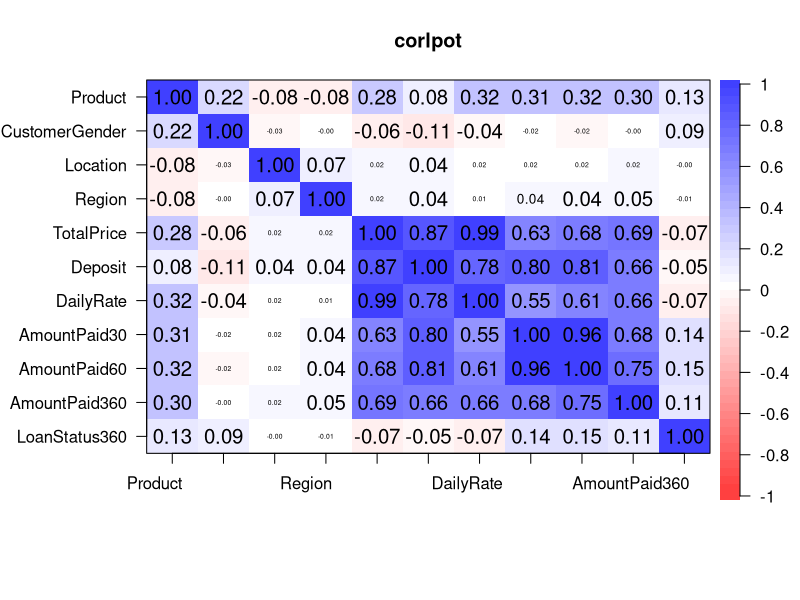
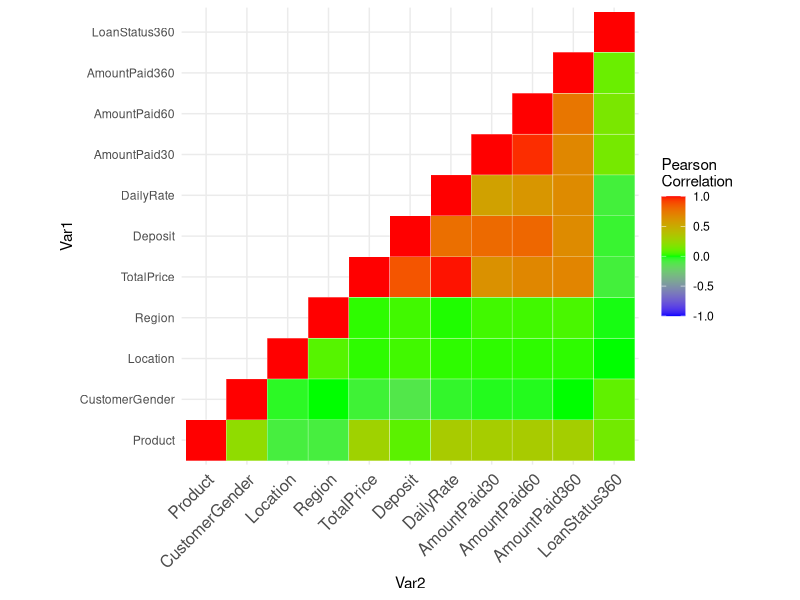
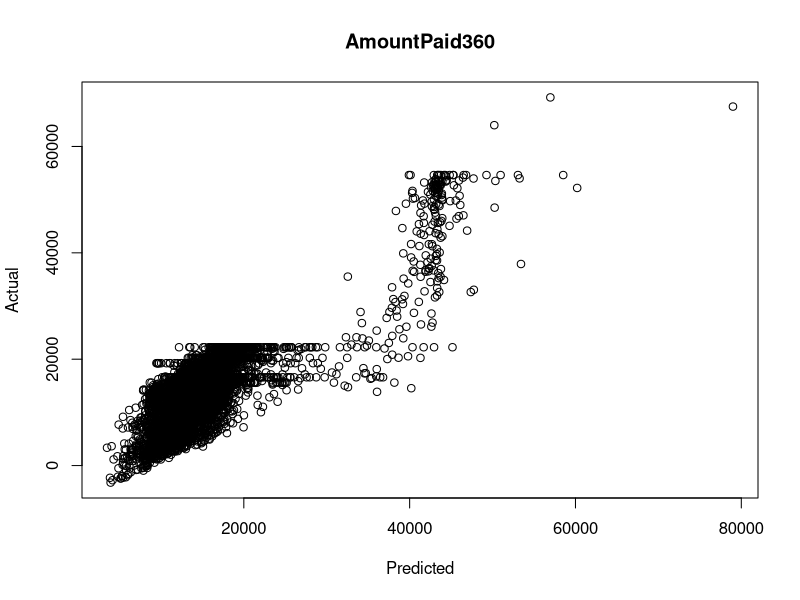
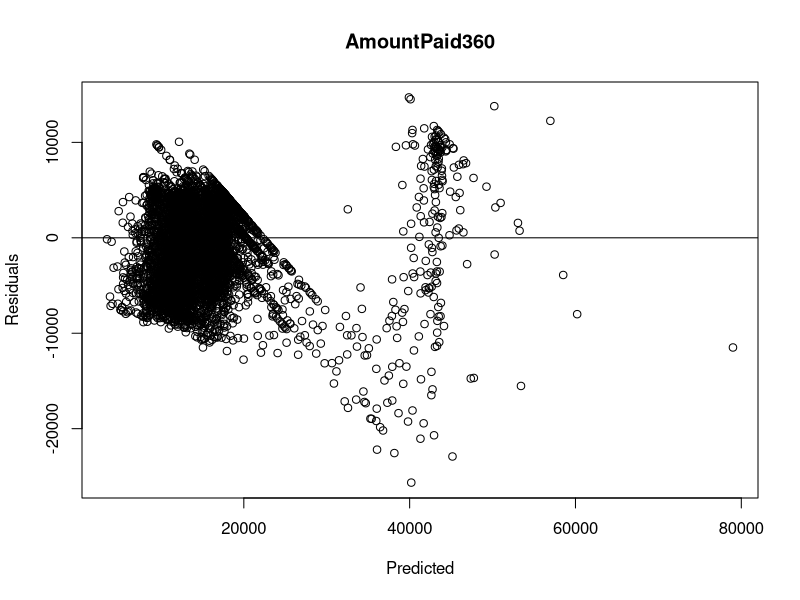
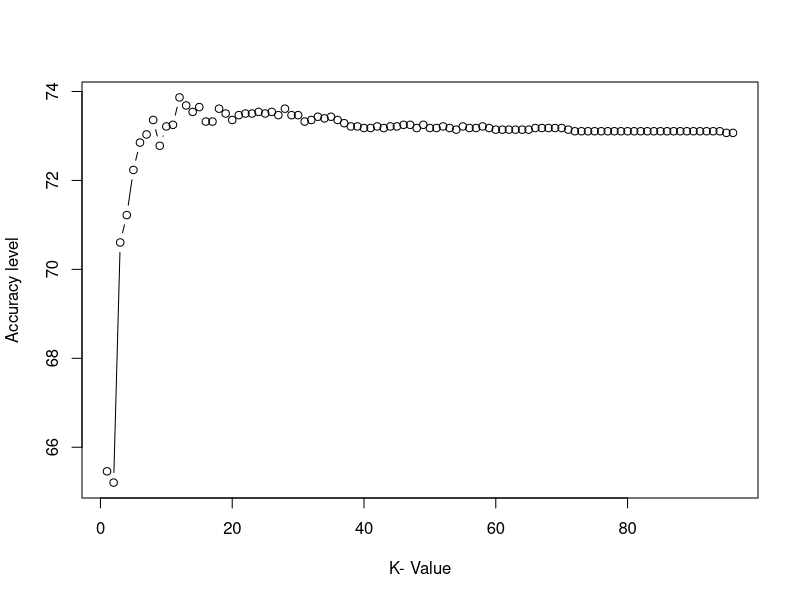

Generate these figures, in order, with R:
## ---- chunk 1
## Set Chunk requirements
knitr::opts_chunk$set(echo = TRUE, message = FALSE, warning = FALSE)
#echo=FALSE indicates that the code will not be shown in the final document 
#(though any results/output would still be displayed).
#include=FALSE to have the chunk evaluated, but neither the code nor its output displayed
# warning=FALSE and message=FALSE suppress any R warnings or messages from being included 
#in the final document
## ---- chunk 2
#Import relevant packages
library(stats)
library(psych) 
## ---- chunk 3
#loading dataset

library(tidyverse)
setwd('E:/Documents/Reinp/GitHub Respositories/Loan_Prediction-with-RStudio')
ds_asses<-read.csv('Data Science assessment.csv', header=TRUE,sep=",")
#ds_asses[,-14]  #Reads only the required columns in csv
View(ds_asses)
attach(ds_asses)
## ---- chunk 4
#summary statistics
names(ds_asses) #display variable names
summary(ds_asses) #summarizes the dataset
describe(ds_asses) 
## ---- chunk 5
#learn more about the dataset
help(ds_asses)
??ds_asses
str(ds_asses)
class(ds_asses)
typeof(ds_asses) 
length(ds_asses) 
#attributes(ds_asses) #columnnames(ds_asses), class(ds_asses), row.names(ds_asses)
## ---- chunk 6
#distribution of input variables
table(ds_asses$LoanStatus360)
table(ds_asses$CustomerGender)
table(ds_asses$Product)
table(ds_asses$Region)
table(ds_asses$DailyRate)
table(ds_asses$TotalPrice)
table(ds_asses$Deposit)
## ---- chunk 7
#unique values per column
unique(ds_asses$ DailyRate)
unique(ds_asses$ TotalPrice)
unique(ds_asses$ Deposit)
unique(ds_asses$ TotalDays)
## ---- chunk 8
# Distribution of LoanStatus360 accross input variables 
tabLoanStatus360gender <- xtabs(~LoanStatus360+CustomerGender,data= ds_asses)
tabLoanStatus360gender
tabLoanStatus360product <- xtabs(~LoanStatus360+Product,data= ds_asses)
tabLoanStatus360product
tabLoanStatus360region <- xtabs(~LoanStatus360+Region,data= ds_asses)
tabLoanStatus360region
tabLoanStatus360deposit <- xtabs(~LoanStatus360+Deposit,data= ds_asses)
tabLoanStatus360deposit
tabLoanStatus360dailyrate <- xtabs(~LoanStatus360+DailyRate,data= ds_asses)
tabLoanStatus360dailyrate
tabLoanStatus360totalprice <- xtabs(~LoanStatus360+TotalPrice,data= ds_asses)
tabLoanStatus360totalprice
## ---- chunk 9
#convert categorical variables to integer data types for regression purpose
ds_asses$Product=as.factor(ds_asses$Product)
is.factor(ds_asses$Product)
ds_asses$Product=as.numeric(ds_asses$Product)
is.integer(ds_asses$Product)
is.numeric(ds_asses$Product)
is.character(ds_asses$Product)


ds_asses$CustomerGender=as.factor(ds_asses$CustomerGender)
is.factor(ds_asses$CustomerGender)
ds_asses$CustomerGender=as.numeric(ds_asses$CustomerGender)
is.integer(ds_asses$CustomerGender)
is.numeric(ds_asses$CustomerGender)
is.character(ds_asses$CustomerGender)


ds_asses$Location=as.factor(ds_asses$Location)
is.factor(ds_asses$Location)
ds_asses$Location=as.numeric(ds_asses$Location)
is.integer(ds_asses$Location)
is.numeric(ds_asses$Location)
is.character(ds_asses$Location)


ds_asses$Region=as.factor(ds_asses$Region)
is.factor(ds_asses$Region)
ds_asses$Region=as.numeric(ds_asses$Region)
is.integer(ds_asses$Region)
is.numeric(ds_asses$Region)
is.character(ds_asses$Region)


ds_asses$LoanStatus360=as.factor(ds_asses$LoanStatus360)
is.factor(ds_asses$LoanStatus360)
ds_asses$LoanStatus360=as.numeric(ds_asses$LoanStatus360)
is.integer(ds_asses$LoanStatus360)
is.numeric(ds_asses$LoanStatus360)
is.character(ds_asses$LoanStatus360)

## ---- chunk 10
cor_ds_asses1 <- cor(ds_asses [, c("Product", "CustomerGender", "Location", 
"Region" ,"TotalPrice", "Deposit", "DailyRate", "TotalDays", "AmountPaid30", 
"AmountPaid60", "AmountPaid360", "LoanStatus360")])
cor_ds_asses1

#Drop TotalDays column as it is not correlated with the rest of the columns
cor_ds_asses <- round(cor(ds_asses [, c("Product", "CustomerGender", "Location", 
"Region" ,"TotalPrice", "Deposit", "DailyRate", "AmountPaid30", "AmountPaid60", 
"AmountPaid360", "LoanStatus360")]),2)
cor_ds_asses
## ---- chunk 11
# we create a heatmap to visualize correlations

cor.plot((ds_asses [, c("Product", "CustomerGender", "Location", "Region" ,
"TotalPrice", "Deposit", "DailyRate", "AmountPaid30", "AmountPaid60",
"AmountPaid360", "LoanStatus360")]),numbers=TRUE,main="corlpot")

#or

# Get lower triangle of the correlation matrix
  get_lower_tri <- function(cor_ds_asses){
    cor_ds_asses[upper.tri(cor_ds_asses)]<- NA
    return(cor_ds_asses)
  }
lower_tri <- get_lower_tri(cor_ds_asses)
lower_tri

# Get upper triangle of the correlation matrix
  get_upper_tri <- function(cor_ds_asses){
    cor_ds_asses[lower.tri(cor_ds_asses)]<- NA
    return(cor_ds_asses)
  }
upper_tri <- get_upper_tri(cor_ds_asses)
upper_tri

# Reorder the correlation matrix
reorder_cor_ds_asses <- function(cor_ds_asses){
# Use correlation between variables as distance
dd <- as.dist((1-cor_ds_asses)/2)
hc <- hclust(dd)
cor_ds_asses <-cor_ds_asses[hc$order, hc$order]
}
cor_ds_asses2 <- reorder_cor_ds_asses(cor_ds_asses)

# Melt the correlation matrix
library(reshape2)

melted_cor_ds_asses <- melt(upper_tri, na.rm = TRUE)

library(ggplot2)
ggplot(data = melted_cor_ds_asses, aes(Var2, Var1, fill = value))+
 geom_tile(color = "white")+ 
 scale_fill_gradient2(low = "blue", high = "red", mid = "green", 
   midpoint = 0, limit = c(-1,1), space = "Lab", 
   name="Pearson\nCorrelation") +
  theme_minimal()+ 
 theme(axis.text.x = element_text(angle = 45, vjust = 1, 
    size = 12, hjust = 1))+
 coord_fixed()
## ---- chunk 12
#additive model investigates only the main effects of predictors. 
#It assumes that the relationship between a given predictor variable 
#and the outcome is independent of the other predictor variables

#From the correlation table, we see that the AmountPaid360 is most 
#strongly correlated with AmountPaid60. But in addition, we also see that 
#TotalPrice and Deposit are positively correlated. 

#We want to compute the association of the outcome variable AmountPaid360 
#with each predictor while adjusting for the effect of the remaining predictors. 

#Both the multivariate regression and the correlation measure how strongly 
#the features are associated with the outcome (AmountPaid360). When comparing 
#the regression coefficients with the correlation coefficients, we will see 
#that they are slightly different.Ccorrelation computes bivariate relationship 
#between the outcome variable and a single predictor (ignoring all other 
#predictors) while a multiple regression asks if that predictor is related 
#to the outcome after controlling for all the other predictors in the model.

mlm1a <- lm(AmountPaid360 ~ Product + CustomerGender + Location + Region 
+ TotalPrice + Deposit + DailyRate + AmountPaid30 + AmountPaid60, 
data=ds_asses) #multivariate regression
summary(mlm1a)
## ---- chunk 13
#DropDailyRate
mlm2a <- lm(AmountPaid360 ~ Product + CustomerGender + Location + 
Region + TotalPrice + Deposit + AmountPaid30 + AmountPaid60, 
data=ds_asses) #multivariate regression
summary(mlm2a)

#Observed value in data is 13621
newdata <- data.frame(Product =2,  CustomerGender=1, Location=109, 
Region=11, TotalPrice=16600, Deposit=2000, AmountPaid30=3121, 
AmountPaid60=4241)
p <- predict(mlm2a, newdata, interval="confidence")
p

## ---- chunk 14
#Drop Location does not contribute to the model
mlm3a <- lm(AmountPaid360 ~ Product + CustomerGender + Region + 
TotalPrice + Deposit + AmountPaid30 + AmountPaid60, data=ds_asses) 
#multivariate regression
summary(mlm3a)

#Observed value in data is 13621
newdata1 <- data.frame(Product=2, CustomerGender=1, Region=11, 
TotalPrice=16600, Deposit=2000, AmountPaid30=3121, AmountPaid60=4241)
p1 <- predict(mlm3a, newdata1, interval="confidence")
p1
## ---- chunk 15
#Drop Product does not contribute to the model
#Final Model
mlm4a <- lm(AmountPaid360 ~ CustomerGender + Region + TotalPrice + 
Deposit + AmountPaid30 + AmountPaid60, data=ds_asses) 
#multivariate regression
summary(mlm4a)

#Observed value in data is 13621
newdata2 <- data.frame(CustomerGender=1, Region=11, TotalPrice=16600, 
Deposit=2000, AmountPaid30=3121, AmountPaid60=4241)
p2 <- predict(mlm4a, newdata2, interval="confidence")
p2

sigma(mlm4a) # Residual Standard Error (RSE). The lower the RSE, the more 
#accurate the model (on the data in hand).
sigma(mlm4a)/mean(ds_asses$AmountPaid360) #The error rate
coefficients(mlm4a) # model coefficients
confint(mlm4a, level=0.95) # CIs for model parameters
anova(mlm4a) # anova table
vcov(mlm4a) # covariance matrix for model parameters
## ---- chunk 16
#fitted(mlm4a) # predicted values
## ---- chunk 17
#residuals(mlm4a) # residuals
## ---- chunk 18
#influence(mlm4a) # regression diagnostics $hat $coefficients $sigma 
#$wt. residuals
## ---- chunk 19
#Understanding Accuracy of the final model with Actual vs Predicted
plot(fitted(mlm4a), ds_asses$AmountPaid360, 
     ylab="Actual", xlab="Predicted", 
     main="AmountPaid360")

#Accuracy of the final model with Residual vs Predicted
#positive values for the residual (on the y-axis) mean the prediction 
#was too low, and negative values mean the prediction was too high; 
#0 means the guess was exactly correct.
plot(fitted(mlm4a), residuals(mlm4a), 
     ylab="Residuals", xlab="Predicted", 
     main="AmountPaid360")
abline(0,0)
## ---- chunk 20

#The final multiple regression model equation can be written as AmountPaid360 =
#-643.7088144 + 150.3377772*CustomerGender + 29.2051094*Region + 
#0.4946036*TotalPrice - 1.0720393*Deposit - 1.1353656*AmountPaid30 + 
#2.5102698*AmountPaid60.


#The overall quality of the model can be assessed by examining the R-squared (R2) 
#and Residual Standard Error (RSE).

#R2 represents the correlation coefficient between the observed values of the 
#outcome variable (y) and the predicted values of y. For this reason, the value of 
#R will always be positive and will range from zero to one. R2 represents the 
#proportion of variance, in the outcome variable y, that may be predicted by 
#knowing the value of the x variables. An R2 value close to 1 indicates that the 
#model explains a large portion of the variance in the outcome variable. Problem 
#with the R2, is that, it will always increase when more variables are added to 
#the model, even if those variables are only weakly associated with the response. A 
#solution is to adjust the R2 by taking into account the number of predictor variables.

#The adjusted R2 = 0.6527, meaning that “65.27% of the variance in the measure of 
#AmountPaid360 can be predicted by CustomerGender, Region, TotalPrice, Deposit,  
#AmountPaid30 and AmountPaid60.
#In our multiple regression model, the RSE is 3934.305 corresponding to 26.8% error rate.
## ---- chunk 21
#Classification model to predict LoanStatus360
ds_asses1 <- ds_asses [, c("Product", "CustomerGender", "Location", "Region" ,
"TotalPrice", "Deposit", "DailyRate", "AmountPaid30", "AmountPaid60", 
"LoanStatus360")]

# see the stucture
head(ds_asses1)
tail(ds_asses1)

#1.Shuffle your data
#From the head and tail output, you can see if the data is shuffled or not. 
#If not shuffled it will be a big issue! When you will split your data between 
#a train set and test set, you will select only loanstatus 0 and 1 (No 2 are in 
#the top 80 percent of the observations), which means the algorithm will never see 
#the features of 2. This mistake will lead to poor prediction.


shuffle_index <- sample(1:nrow(ds_asses1)) #Generate a random list of index from 
#1 to 9195
head(shuffle_index)
tail(shuffle_index)
ds_asses2 <- ds_asses1[shuffle_index, ]
head(ds_asses2)
tail(ds_asses2)

#2.Create a train and test set: You train the model on the train set and test the 
#prediction on the test set (i.e. unseen data)

#Split the data 80/20, 80 percent of the data serves to train the model, and 20 
#percent to make predictions

#Function to create two separate data frames. You don't want to touch the test set 
#until you finish building your model
set.seed(1729)
create_train_test <- function(data, size = 0.8, train = TRUE) #Add the arguments in 
  #the function
  {
    n_row = nrow(data) #Count number of rows in the dataset
    total_row = size * n_row #Return the nth row to construct the train set
    train_sample <- 1: total_row #Select the first row to the nth rows
    if (train == TRUE) {
        return (data[train_sample, ]) #If condition sets to true, return the 
      #train set, else the test set
    } else {
        return (data[-train_sample, ])
    }
}

data_train <- create_train_test(ds_asses2, 0.8, train = TRUE)
data_test <- create_train_test(ds_asses2, 0.8, train = FALSE)
dim(data_train)
dim(data_test)

#Verify Randomization Process
prop.table(table(data_train$CustomerGender))
prop.table(table(data_test$CustomerGender))

#3.Buildthemodel

library(rpart)
fit <- rpart(LoanStatus360~., data = data_train, method = 'class')
fit


#4.Make a Prediction

predict_unseen <-predict(fit, data_test, type = 'class')
table_mat <- table(data_test$LoanStatus360, predict_unseen)
table_mat

library(gmodels)
#understand the relationship of the classes of your test data related to your model 
CrossTable(x = data_test$LoanStatus360, y = predict_unseen, prop.chisq=FALSE)

#5.MeasurePerfomance
#compute an accuracy measure for classification task with the confusion matrix. The
#general idea is to count the number of times True instances are classified as False.

accuracy_Test <- sum(diag(table_mat)) / sum(table_mat)
print(paste('Accuracy for test', accuracy_Test))

## ---- chunk 22
#Knn Classification model to predict LoanStatus360

# see the stucture
head(ds_asses1)
tail(ds_asses1)

# Division of `LoanStatus360`
table(ds_asses1$LoanStatus360) 

# Percentual division of `LoanStatus360`
round(prop.table(table(ds_asses1$LoanStatus360)) * 100, digits = 2)

##Generate a random number that is 70% of the total number of rows in dataset.
 ran <- sample(1:nrow(ds_asses1), 0.7 * nrow(ds_asses1))

##the normalization function is created
 nor <-function(x) { (x -min(x))/(max(x)-min(x))   }
 
 ##Run nomalization on predictor coulumns of dataset
 ds_asses1_norm <- as.data.frame(lapply(ds_asses[,c("Product", "CustomerGender",
 "Location", "Region" ,"TotalPrice", "Deposit", "DailyRate", "AmountPaid30", 
 "AmountPaid60")], nor))
 summary(ds_asses1_norm)
 
 ##extract training set
ds_asses1_train <- ds_asses1_norm[ran,]
##extract testing set
ds_asses1_test <- ds_asses1_norm[-ran,]

dim(ds_asses1_train)
dim(ds_asses1_test)


#Verify Randomization Process
prop.table(table(ds_asses1_train$Product))
prop.table(table(ds_asses1_test$Product))
prop.table(table(ds_asses1_train$CustomerGender))
prop.table(table(ds_asses1_test$CustomerGender))

##extract 10th column of train dataset because it will be used as 'cl' argument 
#in knn function.
ds_asses1_target_category <- ds_asses1[ran,10]

 ##extract 10th column if test dataset to measure the accuracy
 ds_asses1_test_category <- ds_asses1[-ran,10]
 
 ##load the package class
 library(class)
 
 #To choose the appropiate number of k, the most widely used method is to do the 
 #square root of the rows

sqrt(nrow(ds_asses1))

##run knn function
 prk <- knn(ds_asses1_train,ds_asses1_test,cl=ds_asses1_target_category,k=96,prob = TRUE)
 prk

 
#check the extent inside the knn model.

prk.prob <- attr(prk, "prob")
head(prk)
head(prk.prob)

#understand the relationship of the classes of your test data relate to your model 
CrossTable(x = ds_asses1_test_category, y = prk, prop.chisq=FALSE)

 ##create confusion matrix
 tabc <- table(prk,ds_asses1_test_category)
 tabc
 
library(caret)
 confusionMatrix(tabc)
 
 ##this function divides the correct predictions by total number of predictions 
 #that tell us how accurate the model is.
 
 accuracy <- function(x){sum(diag(x)/(sum(rowSums(x)))) * 100}
 accuracy(tabc)
 
 #check which ‘K’ value will result in the most accurate model

i=1
k.optm=1
for (i in 1:96){
knn.mod <- knn(train=ds_asses1_train, test=ds_asses1_test, cl=ds_asses1_target_category, k=i)
k.optm[i] <- 100 * sum(ds_asses1_test_category == knn.mod)/NROW(ds_asses1_test_category)
k=i  
    cat(k,'=',k.optm[i],'\n')
}

# Maximum accuracy at k=12, after that, it seems increasing K increases the classification 
#but reduces success rate. It is worse to class LoanStatus360 as good when it is bad, 
#than it is to class LoanStatus360 as bad when it is good.

plot(k.optm, type = 'b', xlab="K- Value", ylab="Accuracy level")
## ---- chunk 23
#Challenges faced in building the models


#1. categorical data are too many. Focus more on collecting integer data type features like 
#the Amount of Income, size of the family, age, loan amount.
